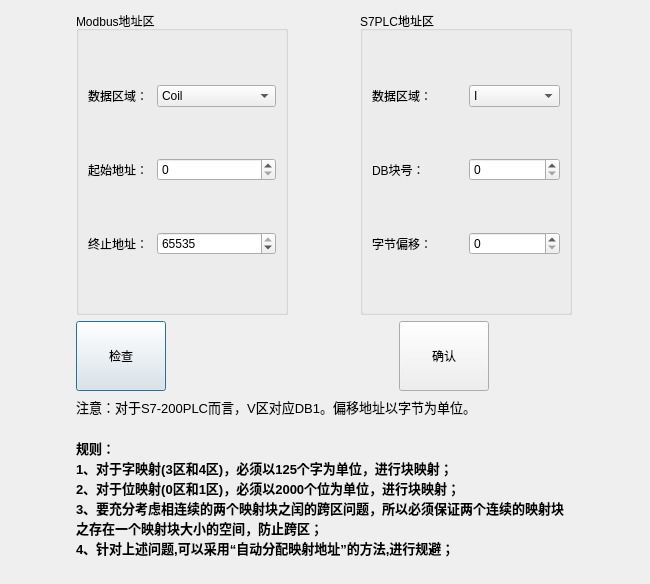
<?xml version="1.0" encoding="UTF-8"?>
<ui version="4.0">
 <class>DialogModbusMapBlock</class>
 <widget class="QDialog" name="DialogModbusMapBlock">
  <property name="geometry">
   <rect>
    <x>0</x>
    <y>0</y>
    <width>650</width>
    <height>584</height>
   </rect>
  </property>
  <property name="windowTitle">
   <string>Dialog</string>
  </property>
  <layout class="QGridLayout" name="gridLayout_3">
   <item row="3" column="0" colspan="2">
    <widget class="QLabel" name="label_9">
     <property name="maximumSize">
      <size>
       <width>16777215</width>
       <height>150</height>
      </size>
     </property>
     <property name="font">
      <font>
       <pointsize>10</pointsize>
       <weight>75</weight>
       <bold>true</bold>
      </font>
     </property>
     <property name="text">
      <string>规则：
1、对于字映射(3区和4区)，必须以125个字为单位，进行块映射；
2、对于位映射(0区和1区)，必须以2000个位为单位，进行块映射；
3、要充分考虑相连续的两个映射块之闰的跨区问题，所以必须保证两个连续的映射块之存在一个映射块大小的空间，防止跨区；
4、针对上述问题,可以采用“自动分配映射地址”的方法,进行规避；</string>
     </property>
     <property name="wordWrap">
      <bool>true</bool>
     </property>
    </widget>
   </item>
   <item row="0" column="0" colspan="2">
    <layout class="QHBoxLayout" name="horizontalLayout">
     <item>
      <widget class="QGroupBox" name="groupBox">
       <property name="title">
        <string>Modbus地址区</string>
       </property>
       <layout class="QGridLayout" name="gridLayout">
        <item row="0" column="0">
         <widget class="QLabel" name="label_3">
          <property name="text">
           <string>数据区域：</string>
          </property>
         </widget>
        </item>
        <item row="0" column="1">
         <widget class="QComboBox" name="cBOox_Modbus_DataRegion">
          <item>
           <property name="text">
            <string>Coil</string>
           </property>
          </item>
          <item>
           <property name="text">
            <string>InputCoil</string>
           </property>
          </item>
          <item>
           <property name="text">
            <string>InputRegsiter</string>
           </property>
          </item>
          <item>
           <property name="text">
            <string>HoldingRegsiter</string>
           </property>
          </item>
         </widget>
        </item>
        <item row="1" column="0">
         <widget class="QLabel" name="label_4">
          <property name="text">
           <string>起始地址：</string>
          </property>
         </widget>
        </item>
        <item row="1" column="1">
         <widget class="QSpinBox" name="spBox_Mosbus_startsAddr">
          <property name="maximum">
           <number>65535</number>
          </property>
         </widget>
        </item>
        <item row="2" column="0">
         <widget class="QLabel" name="label_5">
          <property name="text">
           <string>终止地址：</string>
          </property>
         </widget>
        </item>
        <item row="2" column="1">
         <widget class="QSpinBox" name="spBox_Mosbus_stopAddr">
          <property name="maximum">
           <number>65535</number>
          </property>
          <property name="value">
           <number>65535</number>
          </property>
         </widget>
        </item>
       </layout>
      </widget>
     </item>
     <item>
      <widget class="QLabel" name="label">
       <property name="minimumSize">
        <size>
         <width>30</width>
         <height>30</height>
        </size>
       </property>
       <property name="maximumSize">
        <size>
         <width>60</width>
         <height>60</height>
        </size>
       </property>
       <property name="text">
        <string/>
       </property>
       <property name="pixmap">
        <pixmap resource="../icon.qrc">:/image/icon/shuangxiangjiantou.png</pixmap>
       </property>
       <property name="scaledContents">
        <bool>true</bool>
       </property>
      </widget>
     </item>
     <item>
      <widget class="QGroupBox" name="groupBox_2">
       <property name="title">
        <string>S7PLC地址区</string>
       </property>
       <layout class="QGridLayout" name="gridLayout_2">
        <item row="0" column="0">
         <widget class="QLabel" name="label_6">
          <property name="text">
           <string>数据区域：</string>
          </property>
         </widget>
        </item>
        <item row="0" column="1">
         <widget class="QComboBox" name="cBOox_S7Plc_DataRegion">
          <property name="currentIndex">
           <number>0</number>
          </property>
          <item>
           <property name="text">
            <string>I</string>
           </property>
          </item>
          <item>
           <property name="text">
            <string>Q</string>
           </property>
          </item>
          <item>
           <property name="text">
            <string>M</string>
           </property>
          </item>
          <item>
           <property name="text">
            <string>DB</string>
           </property>
          </item>
          <item>
           <property name="text">
            <string>S7200-S</string>
           </property>
          </item>
          <item>
           <property name="text">
            <string>S7200-SM</string>
           </property>
          </item>
          <item>
           <property name="text">
            <string>S7200-AI</string>
           </property>
          </item>
          <item>
           <property name="text">
            <string>S7200-AQ</string>
           </property>
          </item>
          <item>
           <property name="text">
            <string>S7300-PW</string>
           </property>
          </item>
         </widget>
        </item>
        <item row="1" column="0">
         <widget class="QLabel" name="label_7">
          <property name="text">
           <string>DB块号：</string>
          </property>
         </widget>
        </item>
        <item row="1" column="1">
         <widget class="QSpinBox" name="spBox_S7Plc_DBBlock">
          <property name="enabled">
           <bool>true</bool>
          </property>
          <property name="maximum">
           <number>65535</number>
          </property>
         </widget>
        </item>
        <item row="2" column="0">
         <widget class="QLabel" name="label_8">
          <property name="text">
           <string>字节偏移：</string>
          </property>
         </widget>
        </item>
        <item row="2" column="1">
         <widget class="QSpinBox" name="spBox_S7Plc_byteMove">
          <property name="maximum">
           <number>65535</number>
          </property>
         </widget>
        </item>
       </layout>
      </widget>
     </item>
    </layout>
   </item>
   <item row="1" column="0">
    <widget class="QPushButton" name="puBCheck">
     <property name="minimumSize">
      <size>
       <width>60</width>
       <height>40</height>
      </size>
     </property>
     <property name="maximumSize">
      <size>
       <width>90</width>
       <height>70</height>
      </size>
     </property>
     <property name="text">
      <string>检查</string>
     </property>
    </widget>
   </item>
   <item row="2" column="0" colspan="2">
    <widget class="QLabel" name="label_2">
     <property name="maximumSize">
      <size>
       <width>16777215</width>
       <height>20</height>
      </size>
     </property>
     <property name="font">
      <font>
       <pointsize>10</pointsize>
      </font>
     </property>
     <property name="text">
      <string>注意：对于S7-200PLC而言，V区对应DB1。偏移地址以字节为单位。</string>
     </property>
     <property name="wordWrap">
      <bool>false</bool>
     </property>
    </widget>
   </item>
   <item row="1" column="1">
    <widget class="QPushButton" name="puBTrue">
     <property name="minimumSize">
      <size>
       <width>60</width>
       <height>40</height>
      </size>
     </property>
     <property name="maximumSize">
      <size>
       <width>90</width>
       <height>70</height>
      </size>
     </property>
     <property name="text">
      <string>确认</string>
     </property>
    </widget>
   </item>
  </layout>
 </widget>
 <resources>
  <include location="../icon.qrc"/>
 </resources>
 <connections>
  <connection>
   <sender>puBTrue</sender>
   <signal>clicked()</signal>
   <receiver>DialogModbusMapBlock</receiver>
   <slot>accept()</slot>
   <hints>
    <hint type="sourcelabel">
     <x>427</x>
     <y>371</y>
    </hint>
    <hint type="destinationlabel">
     <x>311</x>
     <y>298</y>
    </hint>
   </hints>
  </connection>
 </connections>
</ui>
